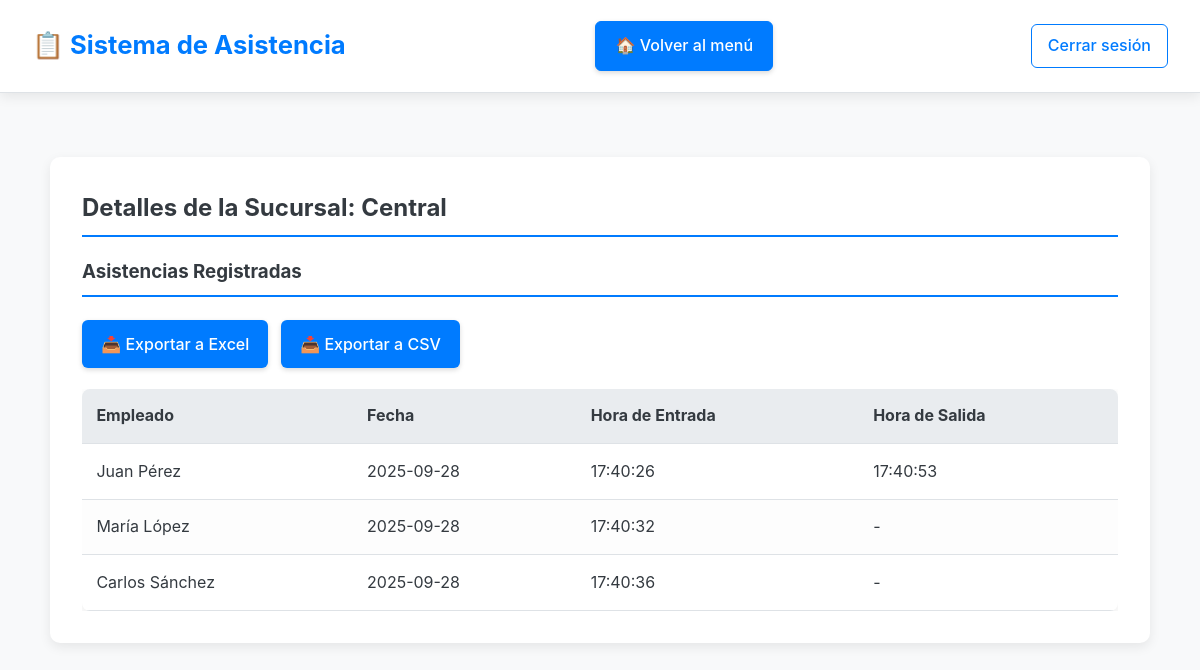
The app's page /sucursal/1 (signed in) with its own data.
### models.py (models this page shows)
class Sucursal(db.Model):
    id = db.Column(db.Integer, primary_key=True)
    nombre = db.Column(db.String(100), nullable=False)
    usuarios = db.relationship('Usuario', backref='sucursal', lazy=True)
    empleados = db.relationship('Empleado', backref='sucursal', lazy=True)

class Empleado(db.Model):
    id = db.Column(db.Integer, primary_key=True)
    nombre = db.Column(db.String(100), nullable=False)
    huella_id = db.Column(db.Integer, unique=True, nullable=False)
    sucursal_id = db.Column(db.Integer, db.ForeignKey('sucursal.id'))
    asistencias = db.relationship('Asistencia', backref='empleado', lazy=True)

class Asistencia(db.Model):
    id = db.Column(db.Integer, primary_key=True)
    empleado_id = db.Column(db.Integer, db.ForeignKey('empleado.id'))
    fecha = db.Column(db.Date, server_default=db.func.current_date())
    hora_entrada = db.Column(db.Time)
    hora_salida = db.Column(db.Time)

### app.py (the view)
@app.route("/sucursal/<int:id>")
def ver_sucursal(id):
    if "user_id" not in session:
        return redirect(url_for("login"))
    user = Usuario.query.get(session["user_id"])
    sucursal = Sucursal.query.get(id)
    if not sucursal:
        return "Sucursal no encontrada", 404
    if user.rol == "admin" and user.sucursal_id != sucursal.id:
        return "Acceso denegado"
    return render_template("sucursal.html", sucursal=sucursal)

### templates/sucursal.html
{% extends "layout.html" %}
{% block content %}
<div class="card">
  <h2>Detalles de la Sucursal: {{ sucursal.nombre }}</h2>
  <h3>Asistencias Registradas</h3>
  <div class="export-buttons">
    <a href="{{ url_for('exportar_asistencias', id=sucursal.id, formato='excel') }}" class="btn">📥 Exportar a Excel</a>
    <a href="{{ url_for('exportar_asistencias', id=sucursal.id, formato='csv') }}" class="btn">📥 Exportar a CSV</a>
  </div>
  <div class="table-container">
    <table>
      <thead>
        <tr>
          <th>Empleado</th>
          <th>Fecha</th>
          <th>Hora de Entrada</th>
          <th>Hora de Salida</th>
        </tr>
      </thead>
      <tbody>
        {% for emp in sucursal.empleados %}
          {% for asis in emp.asistencias %}
            <tr>
              <td>{{ emp.nombre }}</td>
              <td>{{ asis.fecha.strftime('%Y-%m-%d') if asis.fecha else '-' }}</td>
              <td>{{ asis.hora_entrada.strftime('%H:%M:%S') if asis.hora_entrada else '-' }}</td>
              <td>{{ asis.hora_salida.strftime('%H:%M:%S') if asis.hora_salida else '-' }}</td>
            </tr>
          {% endfor %}
        {% else %}
          <tr>
            <td colspan="4">No hay asistencias registradas para esta sucursal.</td>
          </tr>
        {% endfor %}
      </tbody>
    </table>
  </div>
</div>
{% endblock %}

### templates/layout.html (shortened to what this page needs)
<!doctype html>
<html lang="es">
<head>
  <link rel="stylesheet" href="{{ url_for('static', filename='css/style.css') }}">
</head>
<body>
  <header>
    <h1>📋 Sistema de Asistencia</h1>
    {% if session.get("user_id") %}
      <a href="{{ url_for('dashboard') }}" class="btn">🏠 Volver al menú</a>
      <a href="{{ url_for('logout') }}">Cerrar sesión</a>
    {% endif %}
  </header>
  <main>
    {% block content %}{% endblock %}
  </main>
</body>
</html>

### static/css/style.css (style rules this page uses)
:root { --primary-color: #007bff; --secondary-color: #6c757d; --success-color: #28a745; --danger-color: #dc3545; --light-gray: #f8f9fa; --medium-gray: #e9ecef; --dark-gray: #343a40; --border-color: #dee2e6; --hover-color: #0056b3; --card-shadow: 0 4px 12px rgba(0, 0, 0, 0.08); }
body { font-family: -apple-system, BlinkMacSystemFont, "Segoe UI", Roboto, "Helvetica Neue", Arial, sans-serif; margin: 0; background-color: var(--light-gray); color: var(--dark-gray); line-height: 1.6; }
header { background-color: white; padding: 1rem 2rem; display: flex; justify-content: space-between; align-items: center; border-bottom: 1px solid var(--border-color); box-shadow: var(--card-shadow); }
header h1 { margin: 0; color: var(--primary-color); font-size: 1.6rem; }
header a { text-decoration: none; color: var(--primary-color); background-color: transparent; padding: 0.5rem 1rem; border: 1px solid var(--primary-color); border-radius: 6px; transition: all 0.3s ease; font-weight: 500; }
main { padding: 2rem; max-width: 1100px; margin: 0 auto; }
.card { background-color: white; padding: 2rem; border-radius: 10px; box-shadow: var(--card-shadow); margin-top: 2rem; }
h2, h3 { border-bottom: 2px solid var(--primary-color); padding-bottom: 0.5rem; margin-top: 0; }
.table-container { width: 100%; overflow-x: auto; margin-top: 1rem; }
table { width: 100%; border-collapse: collapse; min-width: 600px; border-radius: 8px; overflow: hidden; box-shadow: var(--card-shadow); }
th, td { padding: 0.9rem; text-align: left; border-bottom: 1px solid var(--border-color); }
thead th { background-color: var(--medium-gray); font-weight: bold; color: var(--dark-gray); }
tbody tr:nth-child(even) { background-color: #fdfdfd; }
a.btn { display: inline-block; padding: 0.7rem 1.2rem; margin: 0.3rem 0.5rem 0.3rem 0; background-color: var(--primary-color); color: white; border-radius: 6px; text-decoration: none; font-weight: 500; box-shadow: 0 2px 5px rgba(0, 0, 0, 0.15); transition: all 0.3s ease; }
.export-buttons { margin: 1rem 0; }
.btn { display: inline-block; padding: 8px 15px; margin-top: 10px; background-color: #007bff; color: white; text-decoration: none; border-radius: 5px; }

### records on screen
Sucursal: nombre "Central"
Empleado: nombre "Juan Pérez"
Asistencia: fecha "2025-09-28", hora_entrada "17:40:26", hora_salida "17:40:53"
Empleado: nombre "María López"
Asistencia: fecha "2025-09-28", hora_entrada "17:40:32", hora_salida "-"
Empleado: nombre "Carlos Sánchez"
Asistencia: fecha "2025-09-28", hora_entrada "17:40:36", hora_salida "-"
